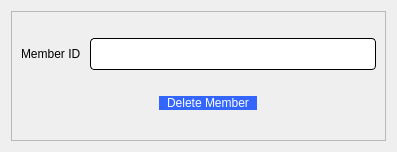
<?xml version="1.0" encoding="UTF-8"?>
<ui version="4.0">
 <class>deleteMember</class>
 <widget class="QDialog" name="deleteMember">
  <property name="geometry">
   <rect>
    <x>0</x>
    <y>0</y>
    <width>397</width>
    <height>152</height>
   </rect>
  </property>
  <property name="windowTitle">
   <string>Dialog</string>
  </property>
  <layout class="QVBoxLayout" name="verticalLayout_2">
   <item>
    <widget class="QFrame" name="frame">
     <property name="frameShape">
      <enum>QFrame::StyledPanel</enum>
     </property>
     <property name="frameShadow">
      <enum>QFrame::Raised</enum>
     </property>
     <layout class="QVBoxLayout" name="verticalLayout">
      <item>
       <layout class="QHBoxLayout" name="horizontalLayout">
        <item>
         <widget class="QLabel" name="label">
          <property name="styleSheet">
           <string notr="true">font: 10pt &quot;Comic Sans MS&quot;;
color: rgb(0, 0, 0);</string>
          </property>
          <property name="text">
           <string>Member ID </string>
          </property>
         </widget>
        </item>
        <item>
         <widget class="QLineEdit" name="ID">
          <property name="styleSheet">
           <string notr="true">QLineEdit{
	background-color: rgb(255, 255, 255);
	 border: 1px  solid;
     border-radius: 4px;
	font: 24px
}</string>
          </property>
         </widget>
        </item>
       </layout>
      </item>
      <item>
       <layout class="QHBoxLayout" name="horizontalLayout_2">
        <item>
         <spacer name="horizontalSpacer">
          <property name="orientation">
           <enum>Qt::Horizontal</enum>
          </property>
          <property name="sizeHint" stdset="0">
           <size>
            <width>138</width>
            <height>20</height>
           </size>
          </property>
         </spacer>
        </item>
        <item>
         <widget class="QPushButton" name="deleteMemberBtn">
          <property name="styleSheet">
           <string notr="true">QPushButton{
color: rgb(255, 255, 255);
font: 10pt &quot;Comic Sans MS&quot;;
border-radius:8px;
padding : 0 8px;
background: #3366FF;
border -radius:10px;
}
QPushButton:hover:!pressed

{
background:#4f85e2;
}
QToolButton
{

border-radius:10px;
bacground:red;
color:red;
}

QPushButton:pressed
{
              font-size: 19px;
              transition: 0.9s; 
}</string>
          </property>
          <property name="text">
           <string>Delete Member</string>
          </property>
         </widget>
        </item>
        <item>
         <spacer name="horizontalSpacer_2">
          <property name="orientation">
           <enum>Qt::Horizontal</enum>
          </property>
          <property name="sizeHint" stdset="0">
           <size>
            <width>68</width>
            <height>20</height>
           </size>
          </property>
         </spacer>
        </item>
       </layout>
      </item>
     </layout>
    </widget>
   </item>
  </layout>
 </widget>
 <resources/>
 <connections/>
</ui>
